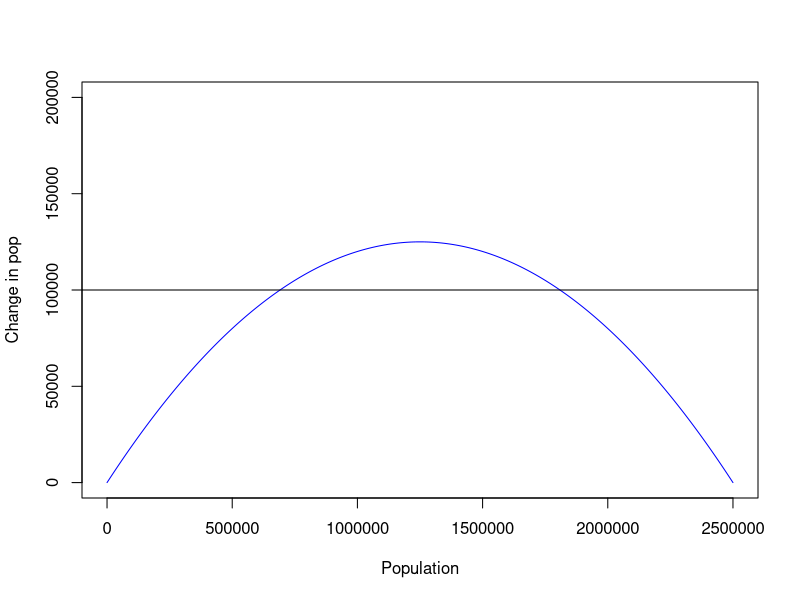

This chart was generated by the following R code:
k = 0

dk = 100

kmax = 2500000

y = 0

ck=c(k)
cy=c(y)
while(k<kmax){
  k = k + dk
  y = 0.2* k*(1-(k/2500000))
  ck=c(ck,k)
  cy=c(cy,y)
}
Population=data.frame(ck,cy)
plot(Population$ck, Population$cy, type="l",xlab="Population",ylab="Change in pop", ylim=c(0,200000),xlim=c(0,2500000),lwd=1,col="blue")
abline(h=100000)

